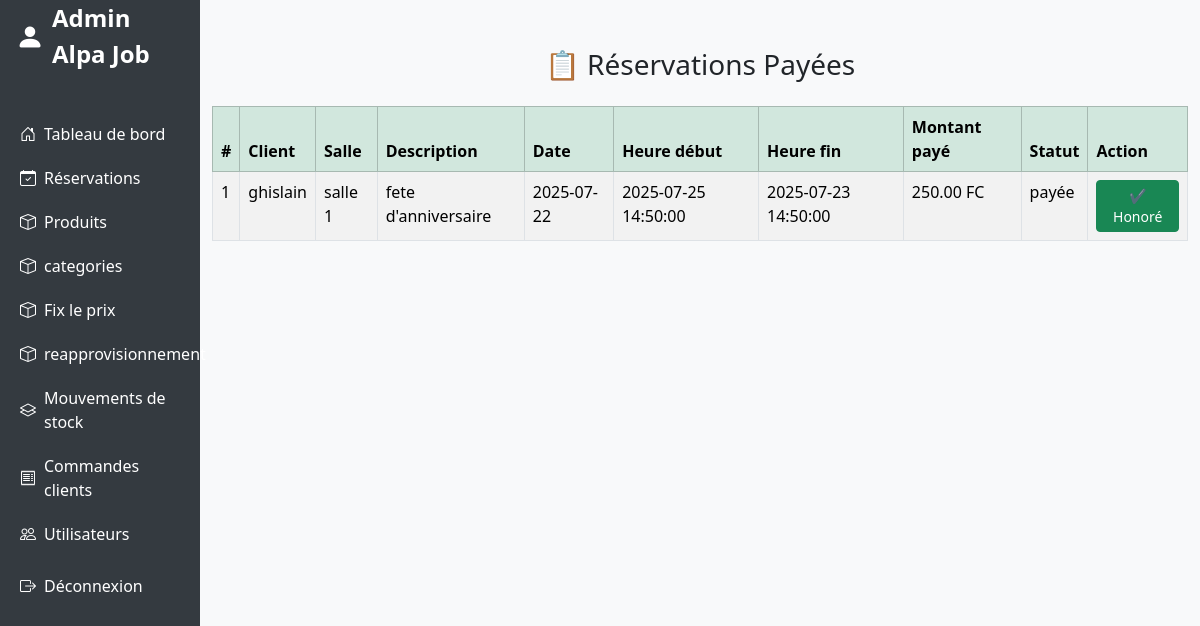
The page /view/mes_reservations.php (signed in) on the database its author committed.
### tables this page shows
CREATE TABLE `reservation` (
  `id_reservation` int(11) NOT NULL,
  `description` text DEFAULT NULL,
  `date` date DEFAULT NULL,
  `date_debut` datetime DEFAULT NULL,
  `date_fin` datetime DEFAULT NULL,
  `id_client` int(11) DEFAULT NULL,
  `id_salle` int(11) DEFAULT NULL,
  `statut` varchar(20) DEFAULT 'en cours',
  `date_reservation` timestamp NOT NULL DEFAULT current_timestamp()
);

CREATE TABLE `client` (
  `id_client` int(11) NOT NULL,
  `nom` varchar(100) DEFAULT NULL,
  `email` varchar(100) DEFAULT NULL,
  `pwd` varchar(255) DEFAULT NULL,
  `photo` varchar(255) NOT NULL,
  `numero` varchar(20) NOT NULL,
  `genre` varchar(20) NOT NULL
);

CREATE TABLE `salle` (
  `id_salle` int(11) NOT NULL,
  `nom_salle` varchar(100) DEFAULT NULL,
  `photo` varchar(255) DEFAULT NULL,
  `description` text DEFAULT NULL,
  `capacite` int(11) DEFAULT NULL,
  `prix` decimal(10,2) DEFAULT 0.00,
  `disponible` tinyint(1) DEFAULT 1
);

### models/class/class_reservation.php (called while the page is built, shortened)
<?php
class Reservation {
    private $con;
    public function __construct($con) {
        $this->con = $con;
    }
    public function getReservationsByStatut(string $statut): array {
        try {
            $sql = "SELECT r.*, s.nom_salle, c.nom AS nom_client, s.prix AS prix_salle
                    FROM reservation r
                    JOIN salle s ON r.id_salle = s.id_salle
                    JOIN client c ON r.id_client = c.id_client
                    WHERE r.statut = ?
                    ORDER BY r.date DESC";
            $stmt = $this->con->prepare($sql);
            $stmt->execute([$statut]);
            return $stmt->fetchAll(PDO::FETCH_ASSOC);
        } catch (PDOException $e) {
            return [];
        }
    }
}
?>

### view/mes_reservations.php (the view, shortened to what this page needs)
<?php
require_once('../connexion/connexion.php');
require_once('../models/class/class_reservation.php');
$db = new connexion();
$con = $db->getconnexion();
$reservation = new Reservation($con);
$reservations = $reservation->getReservationsByStatut("payée");
?>
<!DOCTYPE html>
<html lang="fr">
<head>
    <link href="https://cdn.jsdelivr.net/npm/bootstrap@5.3.3/dist/css/bootstrap.min.css" rel="stylesheet">
    <link href="https://cdn.jsdelivr.net/npm/bootstrap-icons@1.10.5/font/bootstrap-icons.css" rel="stylesheet">
    <link rel="stylesheet" href="css/nav_admin.css">
</head>
<body>
<div class="container-fluid">
    <div class="row ">
        <?php include('nav_admin.php') ?>
        <div class="col-md-10 justify-content-center mt-5 align-items-center">
            <h3 class="text-center mb-4">📋 Réservations Payées</h3>
            <?php if (empty($reservations)) : ?>
                <div class="alert alert-warning">Aucune réservation payée trouvée.</div>
            <?php else: ?>
                <div class="table-responsive">
                    <table class="table table-bordered table-striped table-hover">
                        <thead class="table-success">
                            <tr>
                                <th>#</th>
                                <th>Client</th>
                                <th>Salle</th>
                                <th>Description</th>
                                <th>Date</th>
                                <th>Heure début</th>
                                <th>Heure fin</th>
                                <th>Montant payé</th>
                                <th>Statut</th>
                                <th>Action</th>
                            </tr>
                        </thead>
                        <tbody>
                            <?php foreach ($reservations as $index => $res): ?>
                                <tr>
                                    <td><?= $index + 1 ?></td>
                                    <td><?= htmlspecialchars($res['nom_client']) ?></td>
                                    <td><?= htmlspecialchars($res['nom_salle']) ?></td>
                                    <td><?= htmlspecialchars($res['description']) ?></td>
                                    <td><?= htmlspecialchars($res['date']) ?></td>
                                    <td><?= htmlspecialchars($res['date_debut']) ?></td>
                                    <td><?= htmlspecialchars($res['date_fin']) ?></td>
                                    <td><?= number_format($res['prix_salle'] / 2, 2) ?> FC</td>
                                    <td><?= htmlspecialchars($res['statut']) ?></td>
                                    <td>
                                        <a href="../models/controleurs/controls_rese.php?stat=<?= htmlspecialchars($res['id_reservation']) ?>" onclick="return confirm('Confirmez-vous que cette réservation est honorée ?');">
                                            <button class="btn btn-success btn-sm">✔️ Honoré</button>
                                        </a>
                                    </td>
                                </tr>
                            <?php endforeach; ?>
                        </tbody>
                    </table>
                </div>
            <?php endif; ?>
        </div>
    </div>
</div>
</body>
</html>

### view/css/nav_admin.css (style rules this page uses)
body { background-color: #f8f9fa; }

### rows shown on the page
reservation: id_client.nom "ghislain", id_salle.nom_salle "salle 1", description "fete d'anniversaire", date "2025-07-22", date_debut "2025-07-25 14:50:00", date_fin "2025-07-23 14:50:00", $res['prix_salle']/2 "250.00", statut "payée"
